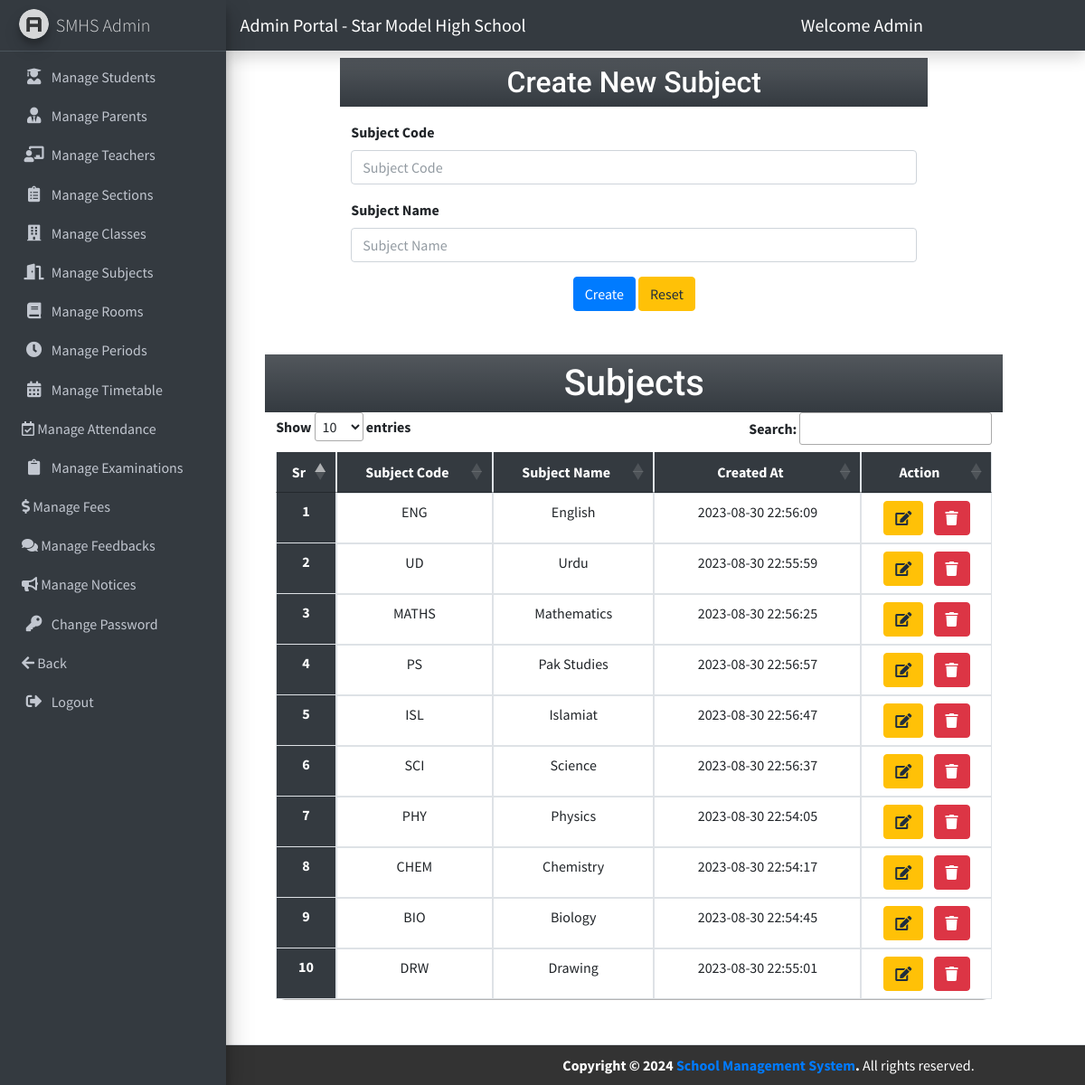
Screenshot of /admin/index.php?subject (signed in) with the database file from the repository.
### tables this page shows
CREATE TABLE `subject` (
  `subject_id` int(11) NOT NULL,
  `subject_code` varchar(20) NOT NULL,
  `subject_name` varchar(50) NOT NULL,
  `created_at` datetime NOT NULL DEFAULT current_timestamp()
);

### admin/subject.php (the view, shortened to what this page needs)
        <div class="row col-md-8 mx-auto my-5">
            <h1 class="text-center my-3 bg-dark bg-gradient p-2 my-heading">Create New Subject</h1>
            <form method="post" enctype='multipart/form-data'>
                <div class="mb-3">
                    <label for="subject_code" class="form-label">Subject Code</label>
                    <input type="text" class="form-control" id="subject_code" name="subject_code" required="" placeholder="Subject Code">
                </div>
                <div class="mb-3">
                    <label for="subject_name" class="form-label">Subject Name</label>
                    <input type="text" class="form-control" id="subject_name" name="subject_name" required="" placeholder="Subject Name">
                </div>
                <div class="mt-2 text-center">
                    <button type="submit" class="btn btn-primary" name="create_subject" id="create_subject">Create</button>
                    <button type="reset" class="btn btn-warning">Reset</button>
                </div>
            </form>
        </div>
<div class="row col-md-10 mx-auto mt-5">
    <h1 class="text-center fs-1 bg-dark bg-gradient p-2 my-heading">Subjects</h1>
    <table class="table mb-5 text-center my-table" id="my-dataTable">
        <thead class="table-info">
            <tr>
                <th scope="col">Sr</th>
                <th scope="col">Subject Code</th>
                <th scope="col">Subject Name</th>
                <th scope="col">Created At</th>
                <th scope="col">Action</th>
            </tr>
        </thead>
        <tbody>
            <?php
            $subject_sql = "SELECT * FROM `subject`";
            $subject_result = $conn->query($subject_sql);
            $sno = 1;
            while ($subject_row = $subject_result->fetch_assoc()) {
            ?>
                <tr>
                    <th scope="row"><?= $sno++ ?></th>
                    <td> <?= $subject_row['subject_code'] ?> </td>
                    <td> <?= $subject_row['subject_name'] ?> </td>
                    <td> <?= $subject_row['created_at'] ?> </td>
                    <td>
                        <a class="btn btn-warning mx-1" href="index.php?edit_subject_id=<?= $subject_row['subject_id'] ?>"><i class="fa fa-edit"></i></a>
                        <a class="btn btn-danger mx-1" href="index.php?delete_subject_id=<?= $subject_row['subject_id'] ?>"><i class="fa fa-trash"></i></a>
                    </td>
                </tr>
            <?php  }  ?>
        </tbody>
    </table>
</div>

### admin/partials/admin_head.php (style rules this page uses)
body { overflow-x: hidden; }
.my-heading { font-family: 'Baloo Paaji 2', cursive; font-family: 'Mulish', sans-serif; font-family: 'Roboto', sans-serif; text-align: center; font-size: 2rem; color: #fff; padding: 20px 0; margin: 0; transition: transform 0.3s ease-in-out; }
.my-table { border-collapse: collapse; border-radius: 10px; width: 100%; }
.my-table th, .my-table td { padding: 10px; text-align: center; border: 1px solid #dee2e6; }
.my-table th { background-color: #343a40; color: white; font-weight: bold; }
.my-table tbody tr:nth-child(odd) { background-color: #f2f2f2; }
.my-table th { border-top: none; }
.my-table tbody tr td { transition: box-shadow 0.3s ease; }

### rows the page displays
subject: subject_code "ENG", subject_name "English", created_at "2023-08-30 22:56:09"
subject: subject_code "UD", subject_name "Urdu", created_at "2023-08-30 22:55:59"
subject: subject_code "MATHS", subject_name "Mathematics", created_at "2023-08-30 22:56:25"
subject: subject_code "PS", subject_name "Pak Studies", created_at "2023-08-30 22:56:57"
subject: subject_code "ISL", subject_name "Islamiat", created_at "2023-08-30 22:56:47"
subject: subject_code "SCI", subject_name "Science", created_at "2023-08-30 22:56:37"
subject: subject_code "PHY", subject_name "Physics", created_at "2023-08-30 22:54:05"
subject: subject_code "CHEM", subject_name "Chemistry", created_at "2023-08-30 22:54:17"
subject: subject_code "BIO", subject_name "Biology", created_at "2023-08-30 22:54:45"
subject: subject_code "DRW", subject_name "Drawing", created_at "2023-08-30 22:55:01"

### other values shown
$admin_name "Admin"
